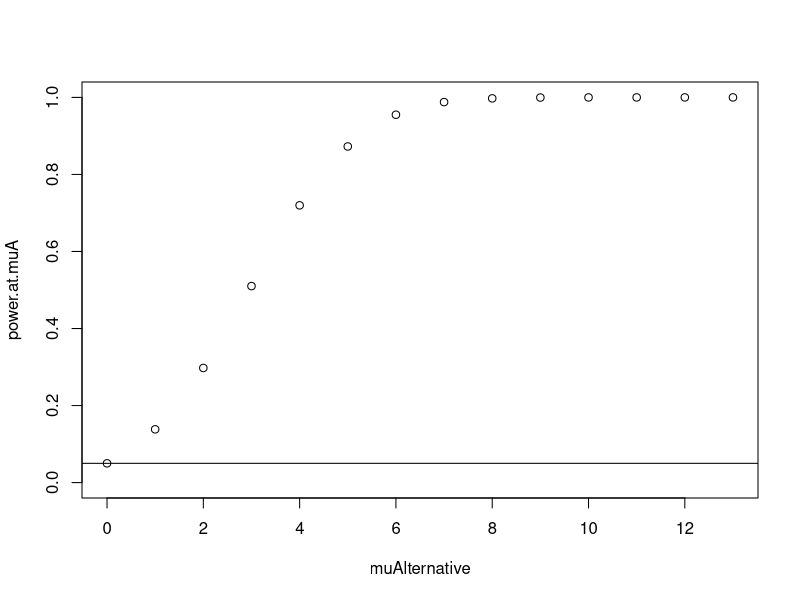

Generate this figure with R:

###########  The experiment generated i.i.d. normal data. 

sigmaSq = 100
sigma = sqrt(sigmaSq)
n=31
alpha = 0.05
sdOfMean = sigma / sqrt(n)	

criticalValue = #  z(1-alpha) * sigma / sqrt(n)
	qnorm(1-alpha) * sdOfMean


############ (A)  Confirm that the critical value gives the right Type 1 error ############ 

## Validate on 10000 simulated data sets, each with 10 observations.
nreps = 10000   
simulatedDataSets = rnorm(n * nreps, mean = 0, sd= sqrt(sigmaSq))
simulatedDataSets = matrix(simulatedDataSets, nrow=nreps)
### Each row is a dataset

testStatistics = apply(simulatedDataSets, 1, mean)
### The "1" means keep the first dimension, the rows, 
###  so we produce one result, one mean, per simulated data set.

###  What proportion of the testStatistics exceed the criticalValue?
proportionRejected = mean(testStatistics > criticalValue)
print(proportionRejected)   ### It should be close to alpha, 0.05.

#### proportionRejected * 10000  should be binomial(10000, alpha)
#### How many standard deviations away?
(proportionRejected - 0.05) * nreps/ sqrt(alpha*(1-alpha)*nreps)    ## not far from 0.05.
####   GOOOD!   looks close (when I ran it-- results will vary).

############  (B)   Statistical power.   ################################################ 
muAlternative = 0:13
power.at.muA = 1-pnorm(qnorm(1-alpha) - 
							muAlternative/(sigma/sqrt(n)))
plot(muAlternative, power.at.muA, ylim=0:1)
abline(h=0.05)

############  (C)   Sample size requirement.  ############################################# 
beta = 0.05
muA = 6
sumOfZs = qnorm(1-alpha) + qnorm(1-beta)
nRequired = (sumOfZs * sigma / muA)^2
print(nRequired)
nRequired = ceiling(nRequired)
#  nRequired = 30?   ## not quite enough!!

########## Let's confirm that this N is enough, by simulation.
simulatedDataSets.muA = matrix(ncol=nRequired,  rnorm(nreps*nRequired, muA, sigma))
testStatistics.muA = apply(simulatedDataSets.muA, 1, mean)
sdOfMean = sigma / sqrt(nRequired)	
criticalValue.31 = #  z(1-alpha) * sigma / sqrt(n)
	qnorm(1-alpha) * sdOfMean
mean(testStatistics.muA > criticalValue.31)
#### This is bigger than 1 - beta = 0.95, so the sample size nRequired has the required power.


############ (D)   Analyzing a dataset.   ############################################## 

### I want to pick out a dataset that happens to have a mean around 6; see "12-testing, part 2.doc"
closeToSix = order(abs(6 - apply(simulatedDataSets.muA, 1, mean)))[1]
theDataset = simulatedDataSets.muA[ closeToSix, ]
Xbar = mean(theDataset)  ## That's close to 6.
Xbar
cat("P value = ",  1 - pnorm(Xbar/(sigma/sqrt(31))), "\n")  
##  The P value is the probability of the upper tail --  things more likely than our Xbar.
## Compare with our simulated datasets:
cat("# Observed significant | H0 = ", sum(apply(simulatedDataSets, 1, mean) >= Xbar), 
    "  compared to expected, ", (1 - pnorm(Xbar/sdOfMean))*10000, "\n")
 
######    (E)  One-sample one-sided t-test.   ##########################################
######    If sigma is NOT known:

tTestStatistic = function(X) #####  X is a vector of observations, i.i.d. normal. ######
{ 	sPrime = sd(X)   ### sumOfSquares divided by (n-1)
		n = length(X)
		### t =               standard normal  
		###         ---------------------------------------------
		###		     sqrt(standard chisquare / degrees-of-freedom) 
		### t = (mean(X)/(sigma/sqrt(n))) /
		#               sqrt( sumOfSquares/sigma^2 / (n-1))
		# The unknonw sigma cancels out top and bottom
		return( 
			( mean(X) * sqrt(n) ) /  ( sPrime)
		)
}
criticalValue = 
	qt(1-alpha, n-1)  # Compare with before:    z(1-alpha) X sigma / sqrt(n)
## Compare to the case where we know sigma:
cat("Critical values are \n")
c(infinity=qnorm(1-alpha), "31-1"=qt(1-alpha, 31-1), "10-1"=qt(1-alpha, 10-1))

####  Validate against simulations.
tTestStatistics = apply(simulatedDataSets, 1, tTestStatistic)
proportionRejected = mean(tTestStatistics > criticalValue)
print(proportionRejected)

######## On our dataset  with Xbar=6,  P-value is 
cat("Test statistic is ", 
	tTestStatistic(theDataset), "\n")
cat("P value = ", 
	1 - pt(tTestStatistic(theDataset), length(theDataset) - 1), "\n")

## Compare to the built-in function
t.test(theDataset)
t.test(theDataset, alternative="greater")
#####  This is significant.  

### With a sample size of only n=10, the power is insufficient.

simulatedDataSets.muA.n10 = matrix(ncol=10,  rnorm(nreps*nRequired, muA, sigma))
testStatistics.muA.n10 = apply(simulatedDataSets.muA.n10, 1, mean)
testStatistics.muA.n10 = apply(simulatedDataSets.muA.n10, 1, tTestStatistic)
proportionRejected.muA.n10 = mean(testStatistics.muA.n10 > criticalValue)
print(proportionRejected.muA.n10)





